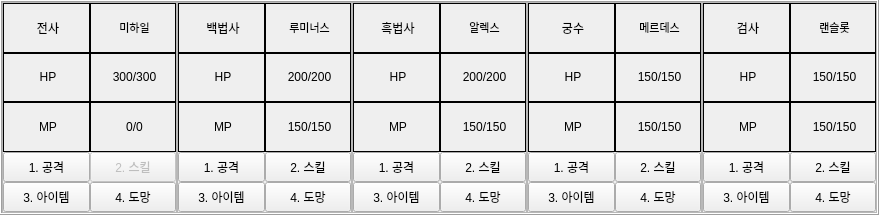
     <widget class="QFrame" name="MainFrame_Bottom">
      <property name="minimumSize">
       <size>
        <width>0</width>
        <height>215</height>
       </size>
      </property>
      <property name="maximumSize">
       <size>
        <width>16777215</width>
        <height>320</height>
       </size>
      </property>
      <property name="frameShape">
       <enum>QFrame::Box</enum>
      </property>
      <property name="frameShadow">
       <enum>QFrame::Raised</enum>
      </property>
      <layout class="QGridLayout" name="gridLayout_23">
       <property name="leftMargin">
        <number>0</number>
       </property>
       <property name="topMargin">
        <number>0</number>
       </property>
       <property name="rightMargin">
        <number>0</number>
       </property>
       <property name="bottomMargin">
        <number>0</number>
       </property>
       <property name="horizontalSpacing">
        <number>0</number>
       </property>
       <property name="verticalSpacing">
        <number>6</number>
       </property>
       <item row="0" column="0">
        <widget class="QFrame" name="Frame_Class1_Status">
         <property name="minimumSize">
          <size>
           <width>175</width>
           <height>148</height>
          </size>
         </property>
         <property name="maximumSize">
          <size>
           <width>16777215</width>
           <height>16777215</height>
          </size>
         </property>
         <property name="frameShape">
          <enum>QFrame::StyledPanel</enum>
         </property>
         <property name="frameShadow">
          <enum>QFrame::Raised</enum>
         </property>
         <layout class="QGridLayout" name="gridLayout_24">
          <property name="leftMargin">
           <number>0</number>
          </property>
          <property name="topMargin">
           <number>0</number>
          </property>
          <property name="rightMargin">
           <number>0</number>
          </property>
          <property name="bottomMargin">
           <number>0</number>
          </property>
          <property name="spacing">
           <number>0</number>
          </property>
          <item row="0" column="0">
           <widget class="QLabel" name="Status1_1_Class">
            <property name="frameShape">
             <enum>QFrame::Box</enum>
            </property>
            <property name="text">
             <string>&lt;html&gt;&lt;head/&gt;&lt;body&gt;&lt;p align=&quot;center&quot;&gt;전사&lt;/p&gt;&lt;/body&gt;&lt;/html&gt;</string>
            </property>
           </widget>
          </item>
          <item row="0" column="1">
           <widget class="QLabel" name="Status1_1_Name">
            <property name="frameShape">
             <enum>QFrame::Box</enum>
            </property>
            <property name="text">
             <string>&lt;html&gt;&lt;head/&gt;&lt;body&gt;&lt;p align=&quot;center&quot;&gt;&lt;span style=&quot; font-size:8pt;&quot;&gt;미하일&lt;/span&gt;&lt;/p&gt;&lt;/body&gt;&lt;/html&gt;</string>
            </property>
           </widget>
          </item>
          <item row="1" column="1">
           <widget class="QLabel" name="Status1_2_HpValue">
            <property name="styleSheet">
             <string notr="true"/>
            </property>
            <property name="frameShape">
             <enum>QFrame::Box</enum>
            </property>
            <property name="text">
             <string>&lt;html&gt;&lt;head/&gt;&lt;body&gt;&lt;p align=&quot;center&quot;&gt;300/300&lt;/p&gt;&lt;/body&gt;&lt;/html&gt;</string>
            </property>
           </widget>
          </item>
          <item row="1" column="0">
           <widget class="QLabel" name="Status1_2_Hp">
            <property name="frameShape">
             <enum>QFrame::Box</enum>
            </property>
            <property name="text">
             <string>&lt;html&gt;&lt;head/&gt;&lt;body&gt;&lt;p align=&quot;center&quot;&gt;HP&lt;/p&gt;&lt;/body&gt;&lt;/html&gt;</string>
            </property>
           </widget>
          </item>
          <item row="2" column="0">
           <widget class="QLabel" name="Status1_3_Mp">
            <property name="frameShape">
             <enum>QFrame::Box</enum>
            </property>
            <property name="text">
             <string>&lt;html&gt;&lt;head/&gt;&lt;body&gt;&lt;p align=&quot;center&quot;&gt;MP&lt;/p&gt;&lt;/body&gt;&lt;/html&gt;</string>
            </property>
           </widget>
          </item>
          <item row="2" column="1">
           <widget class="QLabel" name="Status1_3_MpValue">
            <property name="frameShape">
             <enum>QFrame::Box</enum>
            </property>
            <property name="text">
             <string>&lt;html&gt;&lt;head/&gt;&lt;body&gt;&lt;p align=&quot;center&quot;&gt;0/0&lt;/p&gt;&lt;/body&gt;&lt;/html&gt;</string>
            </property>
           </widget>
          </item>
          <item row="7" column="0">
           <widget class="QPushButton" name="Status1_Action1_Attack">
            <property name="minimumSize">
             <size>
              <width>0</width>
              <height>30</height>
             </size>
            </property>
            <property name="text">
             <string>1. 공격</string>
            </property>
           </widget>
          </item>
          <item row="7" column="1">
           <widget class="QPushButton" name="Status1_Action2_Skill">
            <property name="enabled">
             <bool>false</bool>
            </property>
            <property name="minimumSize">
             <size>
              <width>0</width>
              <height>30</height>
             </size>
            </property>
            <property name="text">
             <string>2. 스킬</string>
            </property>
           </widget>
          </item>
          <item row="9" column="0">
           <widget class="QPushButton" name="Status1_Action3_Item">
            <property name="minimumSize">
             <size>
              <width>0</width>
              <height>30</height>
             </size>
            </property>
            <property name="text">
             <string>3. 아이템</string>
            </property>
           </widget>
          </item>
          <item row="9" column="1">
           <widget class="QPushButton" name="Status1_Action4_Run">
            <property name="minimumSize">
             <size>
              <width>0</width>
              <height>30</height>
             </size>
            </property>
            <property name="text">
             <string>4. 도망</string>
            </property>
           </widget>
          </item>
         </layout>
        </widget>
       </item>
       <item row="0" column="1">
        <widget class="QFrame" name="Frame_Class2_Status">
         <property name="minimumSize">
          <size>
           <width>175</width>
           <height>148</height>
          </size>
         </property>
         <property name="maximumSize">
          <size>
           <width>16777215</width>
           <height>16777215</height>
          </size>
         </property>
         <property name="frameShape">
          <enum>QFrame::StyledPanel</enum>
         </property>
         <property name="frameShadow">
          <enum>QFrame::Raised</enum>
         </property>
         <layout class="QGridLayout" name="gridLayout_25">
          <property name="leftMargin">
           <number>0</number>
          </property>
          <property name="topMargin">
           <number>0</number>
          </property>
          <property name="rightMargin">
           <number>0</number>
          </property>
          <property name="bottomMargin">
           <number>0</number>
          </property>
          <property name="spacing">
           <number>0</number>
          </property>
          <item row="2" column="0">
           <widget class="QLabel" name="Status2_3_Mp">
            <property name="frameShape">
             <enum>QFrame::Box</enum>
            </property>
            <property name="text">
             <string>&lt;html&gt;&lt;head/&gt;&lt;body&gt;&lt;p align=&quot;center&quot;&gt;MP&lt;/p&gt;&lt;/body&gt;&lt;/html&gt;</string>
            </property>
           </widget>
          </item>
          <item row="1" column="1">
           <widget class="QLabel" name="Status2_2_HpValue">
            <property name="frameShape">
             <enum>QFrame::Box</enum>
            </property>
            <property name="text">
             <string>&lt;html&gt;&lt;head/&gt;&lt;body&gt;&lt;p align=&quot;center&quot;&gt;200/200&lt;/p&gt;&lt;/body&gt;&lt;/html&gt;</string>
            </property>
           </widget>
          </item>
          <item row="1" column="0">
           <widget class="QLabel" name="Status2_2_Hp">
            <property name="frameShape">
             <enum>QFrame::Box</enum>
            </property>
            <property name="text">
             <string>&lt;html&gt;&lt;head/&gt;&lt;body&gt;&lt;p align=&quot;center&quot;&gt;HP&lt;/p&gt;&lt;/body&gt;&lt;/html&gt;</string>
            </property>
           </widget>
          </item>
          <item row="9" column="1">
           <widget class="QPushButton" name="Status2_Action4_Run">
            <property name="minimumSize">
             <size>
              <width>0</width>
              <height>30</height>
             </size>
            </property>
            <property name="text">
             <string>4. 도망</string>
            </property>
           </widget>
          </item>
          <item row="7" column="1">
           <widget class="QPushButton" name="Status2_Action2_Skill">
            <property name="minimumSize">
             <size>
              <width>0</width>
              <height>30</height>
             </size>
            </property>
            <property name="text">
             <string>2. 스킬</string>
            </property>
           </widget>
          </item>
          <item row="2" column="1">
           <widget class="QLabel" name="Status2_3_MpValue">
            <property name="frameShape">
             <enum>QFrame::Box</enum>
            </property>
            <property name="text">
             <string>&lt;html&gt;&lt;head/&gt;&lt;body&gt;&lt;p align=&quot;center&quot;&gt;150/150&lt;/p&gt;&lt;/body&gt;&lt;/html&gt;</string>
            </property>
           </widget>
          </item>
          <item row="9" column="0">
           <widget class="QPushButton" name="Status2_Action3_Item">
            <property name="minimumSize">
             <size>
              <width>0</width>
              <height>30</height>
             </size>
            </property>
            <property name="text">
             <string>3. 아이템</string>
            </property>
           </widget>
          </item>
          <item row="7" column="0">
           <widget class="QPushButton" name="Status2_Action1_Attack">
            <property name="minimumSize">
             <size>
              <width>0</width>
              <height>30</height>
             </size>
            </property>
            <property name="text">
             <string>1. 공격</string>
            </property>
           </widget>
          </item>
          <item row="0" column="0">
           <widget class="QLabel" name="Status2_1_Class">
            <property name="frameShape">
             <enum>QFrame::Box</enum>
            </property>
            <property name="text">
             <string>&lt;html&gt;&lt;head/&gt;&lt;body&gt;&lt;p align=&quot;center&quot;&gt;백법사&lt;/p&gt;&lt;/body&gt;&lt;/html&gt;</string>
            </property>
           </widget>
          </item>
          <item row="0" column="1">
           <widget class="QLabel" name="Status2_1_Name">
            <property name="frameShape">
             <enum>QFrame::Box</enum>
            </property>
            <property name="text">
             <string>&lt;html&gt;&lt;head/&gt;&lt;body&gt;&lt;p align=&quot;center&quot;&gt;&lt;span style=&quot; font-size:8pt;&quot;&gt;루미너스&lt;/span&gt;&lt;/p&gt;&lt;/body&gt;&lt;/html&gt;</string>
            </property>
           </widget>
          </item>
         </layout>
        </widget>
       </item>
       <item row="0" column="2">
        <widget class="QFrame" name="Frame_Class3_Status">
         <property name="minimumSize">
          <size>
           <width>175</width>
           <height>148</height>
          </size>
         </property>
         <property name="maximumSize">
          <size>
           <width>16777215</width>
           <height>16777215</height>
          </size>
         </property>
         <property name="frameShape">
          <enum>QFrame::StyledPanel</enum>
         </property>
         <property name="frameShadow">
          <enum>QFrame::Raised</enum>
         </property>
         <layout class="QGridLayout" name="gridLayout_26">
          <property name="leftMargin">
           <number>0</number>
          </property>
          <property name="topMargin">
           <number>0</number>
          </property>
          <property name="rightMargin">
           <number>0</number>
          </property>
          <property name="bottomMargin">
           <number>0</number>
          </property>
          <property name="spacing">
           <number>0</number>
          </property>
          <item row="2" column="0">
           <widget class="QLabel" name="Status3_3_Mp">
            <property name="frameShape">
             <enum>QFrame::Box</enum>
            </property>
            <property name="text">
             <string>&lt;html&gt;&lt;head/&gt;&lt;body&gt;&lt;p align=&quot;center&quot;&gt;MP&lt;/p&gt;&lt;/body&gt;&lt;/html&gt;</string>
            </property>
           </widget>
          </item>
          <item row="1" column="1">
           <widget class="QLabel" name="Status3_2_HpValue">
            <property name="frameShape">
             <enum>QFrame::Box</enum>
            </property>
            <property name="text">
             <string>&lt;html&gt;&lt;head/&gt;&lt;body&gt;&lt;p align=&quot;center&quot;&gt;200/200&lt;/p&gt;&lt;/body&gt;&lt;/html&gt;</string>
            </property>
           </widget>
          </item>
          <item row="1" column="0">
           <widget class="QLabel" name="Status3_2_Hp">
            <property name="frameShape">
             <enum>QFrame::Box</enum>
            </property>
            <property name="text">
             <string>&lt;html&gt;&lt;head/&gt;&lt;body&gt;&lt;p align=&quot;center&quot;&gt;HP&lt;/p&gt;&lt;/body&gt;&lt;/html&gt;</string>
            </property>
           </widget>
          </item>
          <item row="9" column="1">
           <widget class="QPushButton" name="Status3_Action4_Run">
            <property name="minimumSize">
             <size>
              <width>0</width>
              <height>30</height>
             </size>
            </property>
            <property name="text">
             <string>4. 도망</string>
            </property>
           </widget>
          </item>
          <item row="7" column="1">
           <widget class="QPushButton" name="Status3_Action2_Skill">
            <property name="minimumSize">
             <size>
              <width>0</width>
              <height>30</height>
             </size>
            </property>
            <property name="text">
             <string>2. 스킬</string>
            </property>
           </widget>
          </item>
          <item row="2" column="1">
           <widget class="QLabel" name="Status3_3_MpValue">
            <property name="frameShape">
             <enum>QFrame::Box</enum>
            </property>
            <property name="text">
             <string>&lt;html&gt;&lt;head/&gt;&lt;body&gt;&lt;p align=&quot;center&quot;&gt;150/150&lt;/p&gt;&lt;/body&gt;&lt;/html&gt;</string>
            </property>
           </widget>
          </item>
          <item row="9" column="0">
           <widget class="QPushButton" name="Status3_Action3_Item">
            <property name="minimumSize">
             <size>
              <width>0</width>
              <height>30</height>
             </size>
            </property>
            <property name="text">
             <string>3. 아이템</string>
            </property>
           </widget>
          </item>
          <item row="7" column="0">
           <widget class="QPushButton" name="Status3_Action1_Attack">
            <property name="minimumSize">
             <size>
              <width>0</width>
              <height>30</height>
             </size>
            </property>
            <property name="text">
             <string>1. 공격</string>
            </property>
           </widget>
          </item>
          <item row="0" column="0">
           <widget class="QLabel" name="Status3_1_Class">
            <property name="frameShape">
             <enum>QFrame::Box</enum>
            </property>
            <property name="text">
             <string>&lt;html&gt;&lt;head/&gt;&lt;body&gt;&lt;p align=&quot;center&quot;&gt;흑법사&lt;/p&gt;&lt;/body&gt;&lt;/html&gt;</string>
            </property>
           </widget>
          </item>
          <item row="0" column="1">
           <widget class="QLabel" name="Status3_1_Name">
            <property name="frameShape">
             <enum>QFrame::Box</enum>
            </property>
            <property name="text">
             <string>&lt;html&gt;&lt;head/&gt;&lt;body&gt;&lt;p align=&quot;center&quot;&gt;&lt;span style=&quot; font-size:8pt;&quot;&gt;알렉스&lt;/span&gt;&lt;/p&gt;&lt;/body&gt;&lt;/html&gt;</string>
            </property>
           </widget>
          </item>
         </layout>
        </widget>
       </item>
       <item row="0" column="3">
        <widget class="QFrame" name="Frame_Class4_Status">
         <property name="minimumSize">
          <size>
           <width>175</width>
           <height>148</height>
          </size>
         </property>
         <property name="maximumSize">
          <size>
           <width>16777215</width>
           <height>16777215</height>
          </size>
         </property>
         <property name="frameShape">
          <enum>QFrame::StyledPanel</enum>
         </property>
         <property name="frameShadow">
          <enum>QFrame::Raised</enum>
         </property>
         <layout class="QGridLayout" name="gridLayout_27">
          <property name="leftMargin">
           <number>0</number>
          </property>
          <property name="topMargin">
           <number>0</number>
          </property>
          <property name="rightMargin">
           <number>0</number>
          </property>
          <property name="bottomMargin">
           <number>0</number>
          </property>
          <property name="spacing">
           <number>0</number>
          </property>
          <item row="0" column="0">
           <widget class="QLabel" name="Status4_1_Class">
            <property name="frameShape">
             <enum>QFrame::Box</enum>
            </property>
            <property name="text">
             <string>&lt;html&gt;&lt;head/&gt;&lt;body&gt;&lt;p align=&quot;center&quot;&gt;궁수&lt;/p&gt;&lt;/body&gt;&lt;/html&gt;</string>
            </property>
           </widget>
          </item>
          <item row="0" column="1">
           <widget class="QLabel" name="Status4_1_Name">
            <property name="frameShape">
             <enum>QFrame::Box</enum>
            </property>
            <property name="text">
             <string>&lt;html&gt;&lt;head/&gt;&lt;body&gt;&lt;p align=&quot;center&quot;&gt;&lt;span style=&quot; font-size:8pt;&quot;&gt;메르데스&lt;/span&gt;&lt;/p&gt;&lt;/body&gt;&lt;/html&gt;</string>
            </property>
           </widget>
          </item>
          <item row="1" column="0">
           <widget class="QLabel" name="Status4_2_Hp">
            <property name="frameShape">
             <enum>QFrame::Box</enum>
            </property>
            <property name="text">
             <string>&lt;html&gt;&lt;head/&gt;&lt;body&gt;&lt;p align=&quot;center&quot;&gt;HP&lt;/p&gt;&lt;/body&gt;&lt;/html&gt;</string>
            </property>
           </widget>
          </item>
          <item row="1" column="1">
           <widget class="QLabel" name="Status4_2_HpValue">
            <property name="frameShape">
             <enum>QFrame::Box</enum>
            </property>
            <property name="text">
             <string>&lt;html&gt;&lt;head/&gt;&lt;body&gt;&lt;p align=&quot;center&quot;&gt;150/150&lt;/p&gt;&lt;/body&gt;&lt;/html&gt;</string>
            </property>
           </widget>
          </item>
          <item row="7" column="1">
           <widget class="QPushButton" name="Status4_Action2_Skill">
            <property name="minimumSize">
             <size>
              <width>0</width>
              <height>30</height>
             </size>
            </property>
            <property name="text">
             <string>2. 스킬</string>
            </property>
           </widget>
          </item>
          <item row="9" column="0">
           <widget class="QPushButton" name="Status4_Action3_Item">
            <property name="minimumSize">
             <size>
              <width>0</width>
              <height>30</height>
             </size>
            </property>
            <property name="text">
             <string>3. 아이템</string>
            </property>
           </widget>
          </item>
          <item row="2" column="1">
           <widget class="QLabel" name="Status4_3_MpValue">
            <property name="frameShape">
             <enum>QFrame::Box</enum>
            </property>
            <property name="text">
             <string>&lt;html&gt;&lt;head/&gt;&lt;body&gt;&lt;p align=&quot;center&quot;&gt;150/150&lt;/p&gt;&lt;/body&gt;&lt;/html&gt;</string>
            </property>
           </widget>
          </item>
          <item row="7" column="0">
           <widget class="QPushButton" name="Status4_Action1_Attack">
            <property name="minimumSize">
             <size>
              <width>0</width>
              <height>30</height>
             </size>
            </property>
            <property name="text">
             <string>1. 공격</string>
            </property>
           </widget>
          </item>
          <item row="2" column="0">
           <widget class="QLabel" name="Status4_3_Mp">
            <property name="frameShape">
             <enum>QFrame::Box</enum>
            </property>
            <property name="text">
             <string>&lt;html&gt;&lt;head/&gt;&lt;body&gt;&lt;p align=&quot;center&quot;&gt;MP&lt;/p&gt;&lt;/body&gt;&lt;/html&gt;</string>
            </property>
           </widget>
          </item>
          <item row="9" column="1">
           <widget class="QPushButton" name="Status4_Action4_Run">
            <property name="minimumSize">
             <size>
              <width>0</width>
              <height>30</height>
             </size>
            </property>
            <property name="text">
             <string>4. 도망</string>
            </property>
           </widget>
          </item>
         </layout>
        </widget>
       </item>
       <item row="0" column="4">
        <widget class="QFrame" name="Frame_Class5_Status">
         <property name="minimumSize">
          <size>
           <width>175</width>
           <height>148</height>
          </size>
         </property>
         <property name="maximumSize">
          <size>
           <width>16777215</width>
           <height>16777215</height>
          </size>
         </property>
         <property name="frameShape">
          <enum>QFrame::StyledPanel</enum>
         </property>
         <property name="frameShadow">
          <enum>QFrame::Raised</enum>
         </property>
         <layout class="QGridLayout" name="gridLayout_28">
          <property name="leftMargin">
           <number>0</number>
          </property>
          <property name="topMargin">
           <number>0</number>
          </property>
          <property name="rightMargin">
           <number>0</number>
          </property>
          <property name="bottomMargin">
           <number>0</number>
          </property>
          <property name="spacing">
           <number>0</number>
          </property>
          <item row="2" column="0">
           <widget class="QLabel" name="Status5_3_Mp">
            <property name="frameShape">
             <enum>QFrame::Box</enum>
            </property>
            <property name="text">
             <string>&lt;html&gt;&lt;head/&gt;&lt;body&gt;&lt;p align=&quot;center&quot;&gt;MP&lt;/p&gt;&lt;/body&gt;&lt;/html&gt;</string>
            </property>
           </widget>
          </item>
          <item row="1" column="1">
           <widget class="QLabel" name="Status5_2_HpValue">
            <property name="frameShape">
             <enum>QFrame::Box</enum>
            </property>
            <property name="text">
             <string>&lt;html&gt;&lt;head/&gt;&lt;body&gt;&lt;p align=&quot;center&quot;&gt;150/150&lt;/p&gt;&lt;/body&gt;&lt;/html&gt;</string>
            </property>
           </widget>
          </item>
          <item row="1" column="0">
           <widget class="QLabel" name="Status5_2_Hp">
            <property name="frameShape">
             <enum>QFrame::Box</enum>
            </property>
            <property name="text">
             <string>&lt;html&gt;&lt;head/&gt;&lt;body&gt;&lt;p align=&quot;center&quot;&gt;HP&lt;/p&gt;&lt;/body&gt;&lt;/html&gt;</string>
            </property>
           </widget>
          </item>
          <item row="9" column="1">
           <widget class="QPushButton" name="Status5_Action4_Run">
            <property name="minimumSize">
             <size>
              <width>0</width>
              <height>30</height>
             </size>
            </property>
            <property name="text">
             <string>4. 도망</string>
            </property>
           </widget>
          </item>
          <item row="7" column="1">
           <widget class="QPushButton" name="Status5_Action2_Skill">
            <property name="minimumSize">
             <size>
              <width>0</width>
              <height>30</height>
             </size>
            </property>
            <property name="text">
             <string>2. 스킬</string>
            </property>
           </widget>
          </item>
          <item row="2" column="1">
           <widget class="QLabel" name="Status5_3_MpValue">
            <property name="frameShape">
             <enum>QFrame::Box</enum>
            </property>
            <property name="text">
             <string>&lt;html&gt;&lt;head/&gt;&lt;body&gt;&lt;p align=&quot;center&quot;&gt;150/150&lt;/p&gt;&lt;/body&gt;&lt;/html&gt;</string>
            </property>
           </widget>
          </item>
          <item row="9" column="0">
           <widget class="QPushButton" name="Status5_Action3_Item">
            <property name="minimumSize">
             <size>
              <width>0</width>
              <height>30</height>
             </size>
            </property>
            <property name="text">
             <string>3. 아이템</string>
            </property>
           </widget>
          </item>
          <item row="7" column="0">
           <widget class="QPushButton" name="Status5_Action1_Attack">
            <property name="minimumSize">
             <size>
              <width>0</width>
              <height>30</height>
             </size>
            </property>
            <property name="text">
             <string>1. 공격</string>
            </property>
           </widget>
          </item>
          <item row="0" column="0">
           <widget class="QLabel" name="Status5_1_Class">
            <property name="frameShape">
             <enum>QFrame::Box</enum>
            </property>
            <property name="text">
             <string>&lt;html&gt;&lt;head/&gt;&lt;body&gt;&lt;p align=&quot;center&quot;&gt;검사&lt;/p&gt;&lt;/body&gt;&lt;/html&gt;</string>
            </property>
           </widget>
          </item>
          <item row="0" column="1">
           <widget class="QLabel" name="Status5_1_Name">
            <property name="frameShape">
             <enum>QFrame::Box</enum>
            </property>
            <property name="text">
             <string>&lt;html&gt;&lt;head/&gt;&lt;body&gt;&lt;p align=&quot;center&quot;&gt;&lt;span style=&quot; font-size:8pt;&quot;&gt;랜슬롯&lt;/span&gt;&lt;/p&gt;&lt;/body&gt;&lt;/html&gt;</string>
            </property>
           </widget>
          </item>
         </layout>
        </widget>
       </item>
      </layout>
     </widget>
